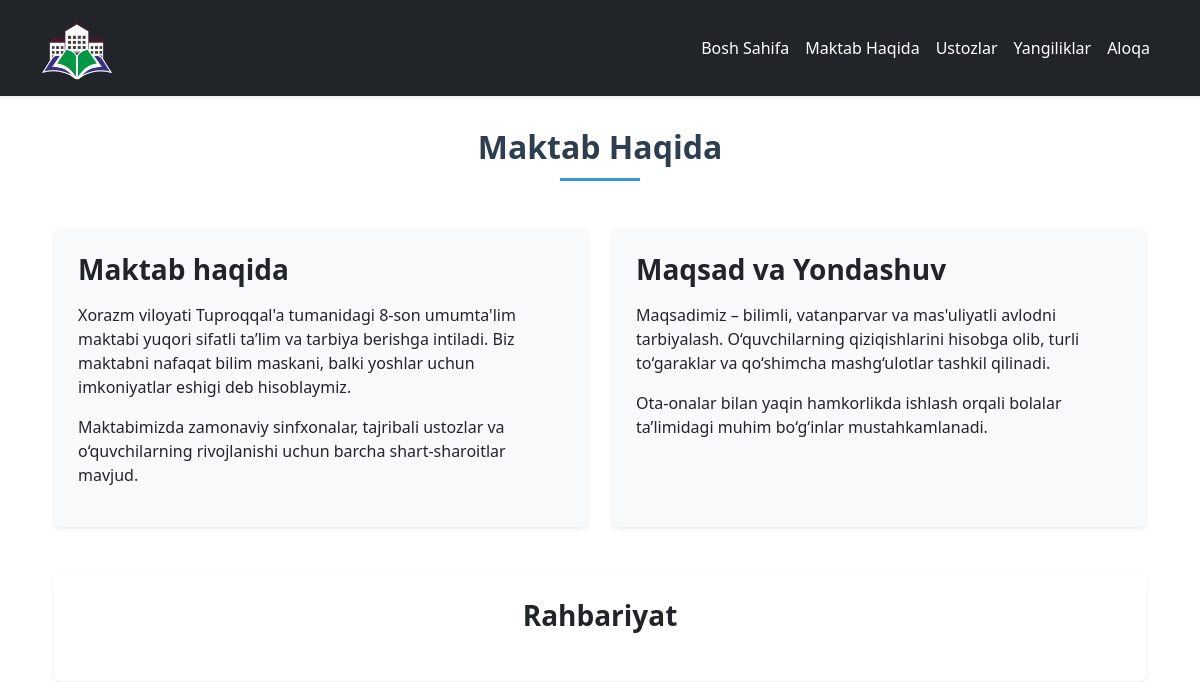
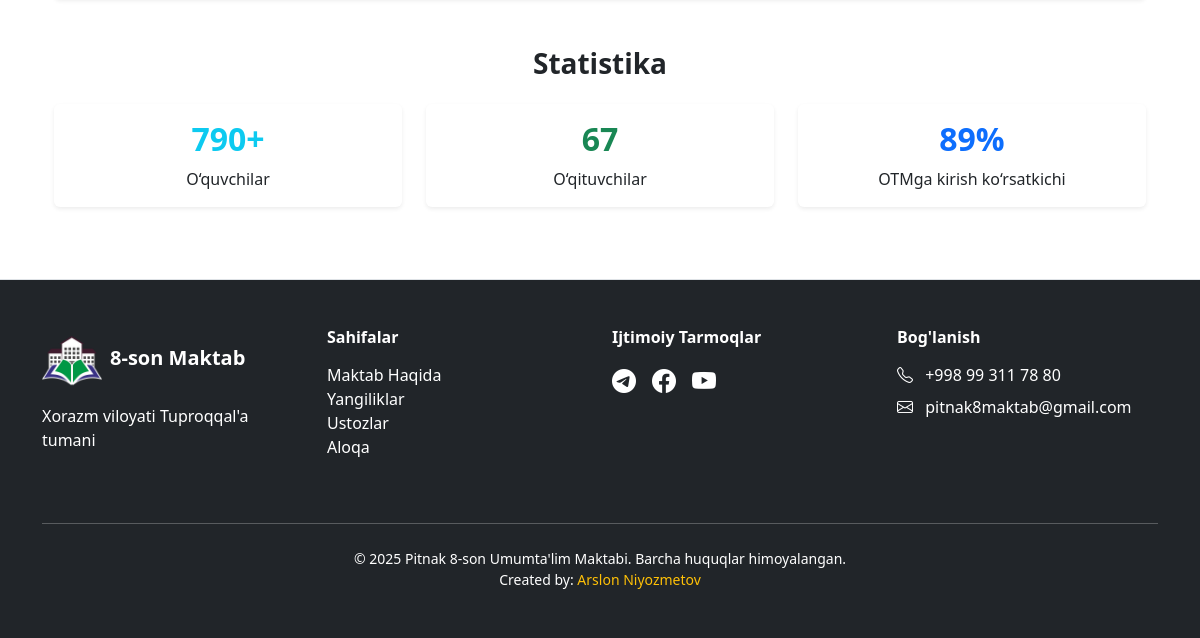
Page /about/ on the earlier database version (2 pictures, top to bottom).
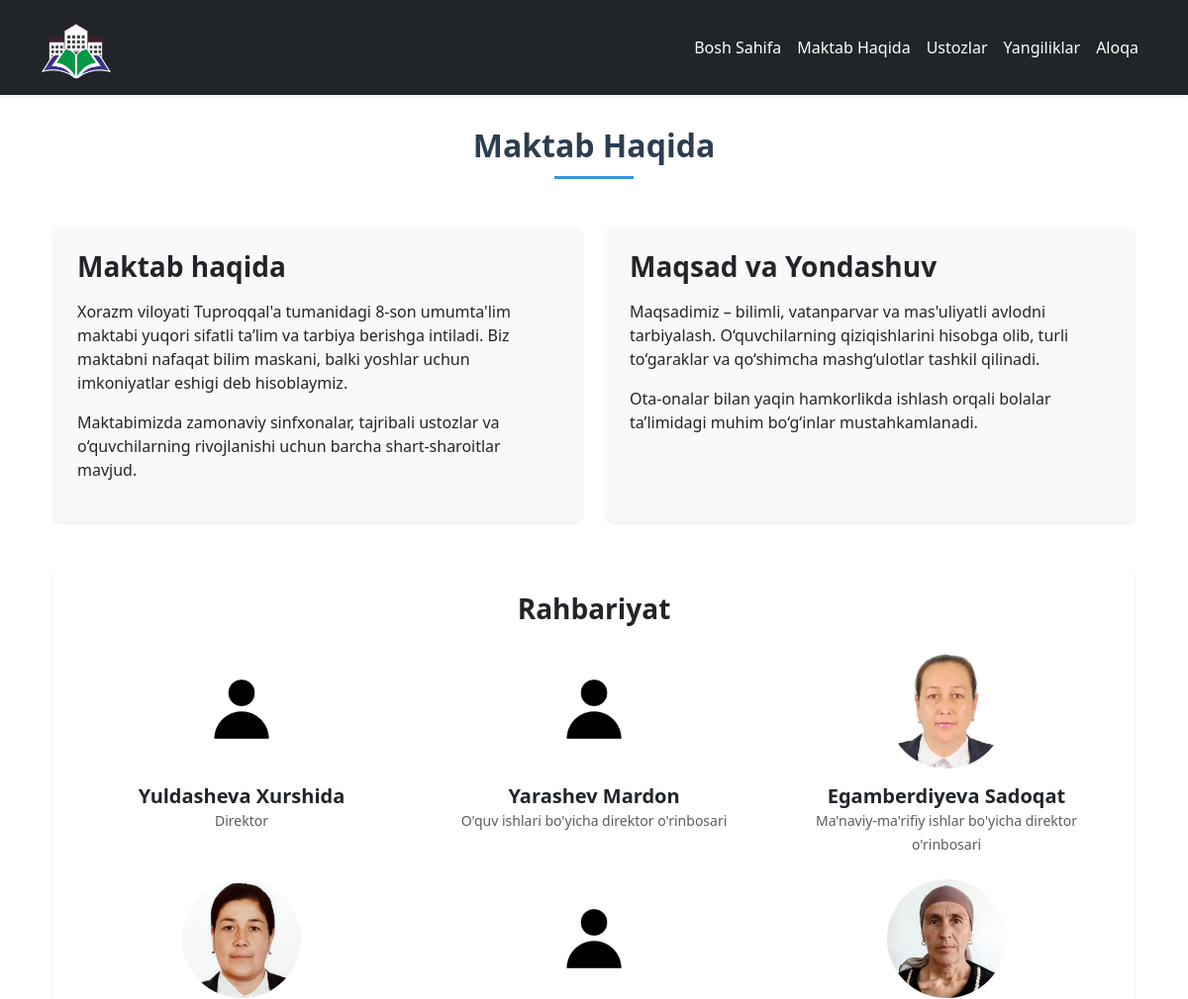
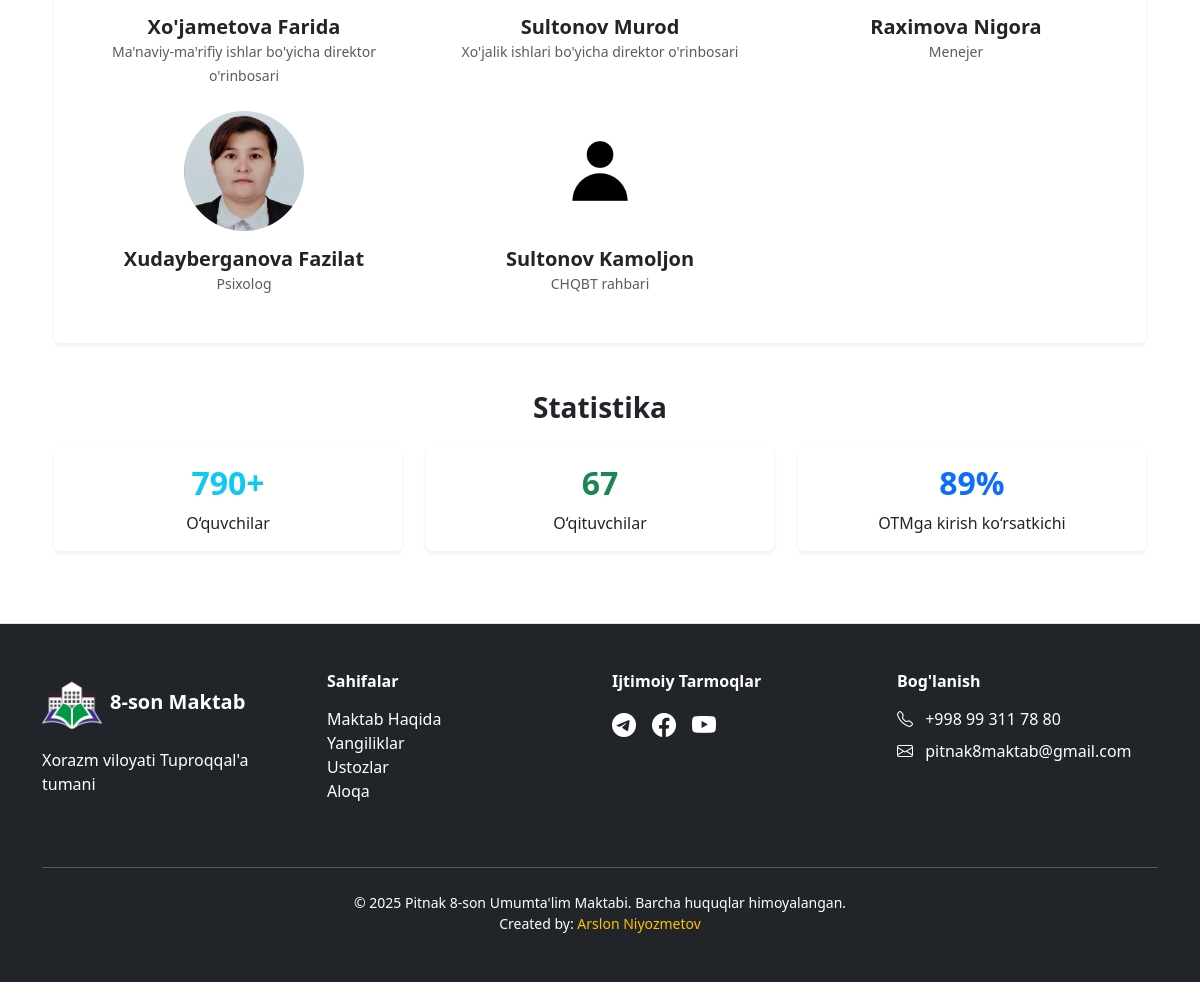
Same page on the later database version (2 pictures, top to bottom).
### home/models.py (models this page shows, shortened)
class Leadership(models.Model):
    name = models.CharField(max_length=255)
    position = models.CharField(max_length=255)
    photo = models.ImageField(upload_to='leadership/', null=True, blank=True)
    order = models.PositiveIntegerField(default=0, blank=True, null=True)
    class Meta:
        verbose_name = "Xodim"
        verbose_name_plural = "Rahbarlar"
        ordering = ['order']  #

### home/views.py (the view)
# urls.py: path('about/', about_view, name='about'),
def about_view(request):
    leadership = Leadership.objects.all()
    return render(request, 'about.html', {'leadership': leadership})

### templates/about.html (shortened to what this page needs)
{% extends 'base.html' %}
{% load static %}
{% block content %}
<main style="padding-top: 80px;">
    <h2 class="text-center mb-5 section-title fw-bold">Maktab Haqida</h2>
</main>
<section class="container section" style="scroll-margin-top: 5rem">
    <div class="row mb-5">
        <div class="col-lg-6">
            <div class="card border-0 shadow-sm p-4 bg-light h-100">
                <h3 class="text-dark fw-bold mb-3">Maktab haqida</h3>
                <p>
                    Xorazm viloyati Tuproqqal'a tumanidagi 8-son umumta'lim maktabi yuqori sifatli ta’lim va tarbiya berishga intiladi.
                    Biz maktabni nafaqat bilim maskani, balki yoshlar uchun imkoniyatlar eshigi deb hisoblaymiz.
                </p>
                <p>
                    Maktabimizda zamonaviy sinfxonalar, tajribali ustozlar va o‘quvchilarning rivojlanishi uchun barcha shart-sharoitlar mavjud.
                </p>
            </div>
        </div>
        <div class="col-lg-6">
            <div class="card border-0 shadow-sm p-4 bg-light h-100">
                <h3 class="text-dark fw-bold mb-3">Maqsad va Yondashuv</h3>
                <p>
                    Maqsadimiz – bilimli, vatanparvar va mas'uliyatli avlodni tarbiyalash. O‘quvchilarning qiziqishlarini hisobga olib,
                    turli to‘garaklar va qo‘shimcha mashg‘ulotlar tashkil qilinadi.
                </p>
                <p>
                    Ota-onalar bilan yaqin hamkorlikda ishlash orqali bolalar ta’limidagi muhim bo‘g‘inlar mustahkamlanadi.
                </p>
            </div>
        </div>
    </div>
    <div class="row mb-5">
        <div class="col-12">
            <div class="card border-0 shadow-sm p-4 bg-white">
                <h3 class="text-dark fw-bold mb-4 text-center">Rahbariyat</h3>
                <div class="row text-center">
                    {% for member in leadership %}
                    <div class="col-md-4 mb-4">
                        <img src="{{ member.photo.url }}" class="rounded-circle mb-3" width="120" alt="{{ member.name }}">
                        <h5 class="fw-bold mb-0">{{ member.name }}</h5>
                        <small class="text-muted">{{ member.position }}</small>
                    </div>
                    {% endfor %}
                </div>
            </div>
        </div>
    </div>
    <div class="row text-center">
        <h3 class="text-dark fw-bold mb-4">Statistika</h3>
        <div class="col-6 col-md-4 mb-4">
            <div class="card shadow-sm border-0 p-3">
                <h2 class="fw-bold text-info">790+</h2>
                <p class="mb-0">O‘quvchilar</p>
            </div>
        </div>
        <div class="col-6 col-md-4 mb-4">
            <div class="card shadow-sm border-0 p-3">
                <h2 class="fw-bold text-success">67</h2>
                <p class="mb-0">O‘qituvchilar</p>
            </div>
        </div>
        <div class="col-6 col-md-4 mb-4">
            <div class="card shadow-sm border-0 p-3">
                <h2 class="fw-bold text-primary">89%</h2>
                <p class="mb-0">OTMga kirish ko‘rsatkichi</p>
            </div>
        </div>
    </div>
</section>
{% endblock %}

### templates/base.html (shortened to what this page needs)
<!DOCTYPE html>
{% load static %}
<html lang="uz">
<head>
    <link href="{% static 'vendor/bootstrap/css/bootstrap.css' %}" rel="stylesheet">
    <link href="{% static 'vendor/bootstrap-icons/font/bootstrap-icons.css' %}" rel="stylesheet">
    <link href="https://cdnjs.cloudflare.com/ajax/libs/font-awesome/6.0.0-beta3/css/all.min.css" rel="stylesheet">
    <link href="{% static 'main/css/main.css' %}" rel="stylesheet">
    <link href="{% static 'main/css/style.css' %}" rel="stylesheet">
    <link href="{% static 'main/css/news.css' %}" rel="stylesheet">
</head>
<body>
{% include 'includes/header.html' %}
<main class="container my-5">
    {% block content %}
    {% endblock %}
</main>
{% include 'includes/footer.html' %}
</body>
</html>

### templates/includes/header.html (shortened to what this page needs)
{% load static %}
<link href="{% static 'main/css/style.css' %}" rel="stylesheet">
<nav class="navbar navbar-expand-lg navbar-dark bg-dark shadow-sm fixed-top">
    <div class="container">
        <a class="navbar-brand" href="{% url 'home' %}">
            <img alt="logo" class="d-inline-block align-middle" height="70" src="{% static 'main/img/logo.png' %}" width="70">
        </a>
        <div class="collapse navbar-collapse" id="navbarNav">
            <ul class="navbar-nav ms-auto">
                <li class="nav-item">
                    {% if request.path != "/" %}
                        <a class="nav-link text-white nav-text text-decoration-none" href="{% url 'home' %}">Bosh Sahifa</a>
                    {% endif %}
                </li>
                <li class="nav-item">
                    <a class="nav-link text-white nav-text text-decoration-none" href="{% url 'about' %}">Maktab Haqida</a>
                </li>
                <li class="nav-item">
                    <a class="nav-link text-white nav-text text-decoration-none" href="{% url 'teachers' %}">Ustozlar</a>
                </li>
                <li class="nav-item">
                    <a class="nav-link text-white nav-text text-decoration-none" href="{% url 'news' %}">Yangiliklar</a>
                </li>
                <li class="nav-item">
                    <a class="nav-link text-white nav-text text-decoration-none" href="{% url 'contact' %}">Aloqa</a>
                </li>
            </ul>
        </div>
    </div>
</nav>

### templates/includes/footer.html (shortened to what this page needs)
{% load static %}
<link href="{% static 'main/css/style.css' %}" rel="stylesheet">
<footer class="bg-dark text-white py-5">
    <div class="container">
        <div class="row text-center text-md-start">
            <div class="col-12 col-md-3 mb-4">
                <a href="{% url 'home' %}" class="d-flex align-items-center justify-content-center justify-content-md-start text-decoration-none">
                    <img src="{% static 'main/img/logo.png' %}" alt="Logo" height="60" class="me-2">
                    <span class="fs-5 fw-bold text-white">8-son Maktab</span>
                </a>
                <p class="mt-3 mb-0">Xorazm viloyati Tuproqqal'a tumani</p>
            </div>
            <div class="col-6 col-md-3 mb-4">
                <h6 class="fw-bold mb-3">Sahifalar</h6>
                <ul class="list-unstyled">
                    <li><a href="{% url 'about' %}" class="text-white text-decoration-none">Maktab Haqida</a></li>
                    <li><a href="{% url 'news' %}" class="text-white text-decoration-none">Yangiliklar</a></li>
                    <li><a href="{% url 'teachers' %}" class="text-white text-decoration-none">Ustozlar</a></li>
                    <li><a href="{% url 'contact' %}" class="text-white text-decoration-none">Aloqa</a></li>
                </ul>
            </div>
            <div class="col-6 col-md-3 mb-4">
                <h6 class="fw-bold mb-3">Ijtimoiy Tarmoqlar</h6>
                <div class="d-flex justify-content-center justify-content-md-start">
                    <a href="https://t.me/pitnak8maktab" class="text-white me-3" target="_blank"><i class="bi bi-telegram fs-4"></i></a>
                    <a href="#" class="text-white me-3"><i class="bi bi-facebook fs-4"></i></a>
                    <a href="https://www.youtube.com/@pitnak8maktab" class="text-white" target="_blank"><i class="bi bi-youtube fs-4"></i></a>
                </div>
            </div>
            <div class="col-12 col-md-3">
                <h6 class="fw-bold mb-3">Bog'lanish</h6>
                <p class="mb-2"><i class="bi bi-telephone me-2"></i> +998 99 311 78 80</p>
                <p class="mb-0"><i class="bi bi-envelope me-2"></i> pitnak8maktab@gmail.com</p>
            </div>
        </div>
        <hr class="my-4">
        <div class="text-center">
            <p class="mb-0 small">
                &copy; <span id="currentYear"></span> Pitnak 8-son Umumta'lim Maktabi. Barcha huquqlar himoyalangan. <br>
                Created by: <a href="https://t.me/leet_coding_group" class="text-warning text-decoration-none" target="_blank">Arslon Niyozmetov</a>
            </p>
        </div>
    </div>
</footer>

### static/main/css/main.css (style rules this page uses)
body { display: flex; flex-direction: column; min-height: 100vh; background-color: #ffff; }
main { flex: 1; }
footer { background-color: rgba(128, 128, 128, 0.25); border-top: 1px solid #dee2e6; }
.card, .img-fluid, .text-center { animation: fadeInUp 1s ease-out forwards; opacity: 0; }
.card { animation-delay: 0.5s; }
.text-center { animation-delay: 1.5s; }

### static/main/css/style.css (style rules this page uses)
a { text-decoration: none; color: #333; font-weight: 500; }

### static/main/css/news.css (style rules this page uses)
.section-title { color: #2c3e50; position: relative; padding-bottom: 15px; font-weight: bold; }
.section-title::after { content: ''; position: absolute; bottom: 0; left: 50%; transform: translateX(-50%); width: 80px; height: 3px; background-color: #3498db; }

Differences in the rows shown:
added Leadership: photo (placeholder picture), name "Yuldasheva Xurshida", position "Direktor"
added Leadership: photo (placeholder picture), name "Yarashev Mardon", position "O'quv ishlari bo'yicha direktor o'rinbosari"
added Leadership: photo (picture), name "Egamberdiyeva Sadoqat", position "Ma'naviy-ma'rifiy ishlar bo'yicha direktor o'rinbosari"
added Leadership: photo (picture), name "Xo'jametova Farida", position "Ma'naviy-ma'rifiy ishlar bo'yicha direktor o'rinbosari"
added Leadership: photo (placeholder picture), name "Sultonov Murod", position "Xo'jalik ishlari bo'yicha direktor o'rinbosari"
added Leadership: photo (picture), name "Raximova Nigora", position "Menejer"
added Leadership: photo (picture), name "Xudayberganova Fazilat", position "Psixolog"
added Leadership: photo (placeholder picture), name "Sultonov Kamoljon", position "CHQBT rahbari"
